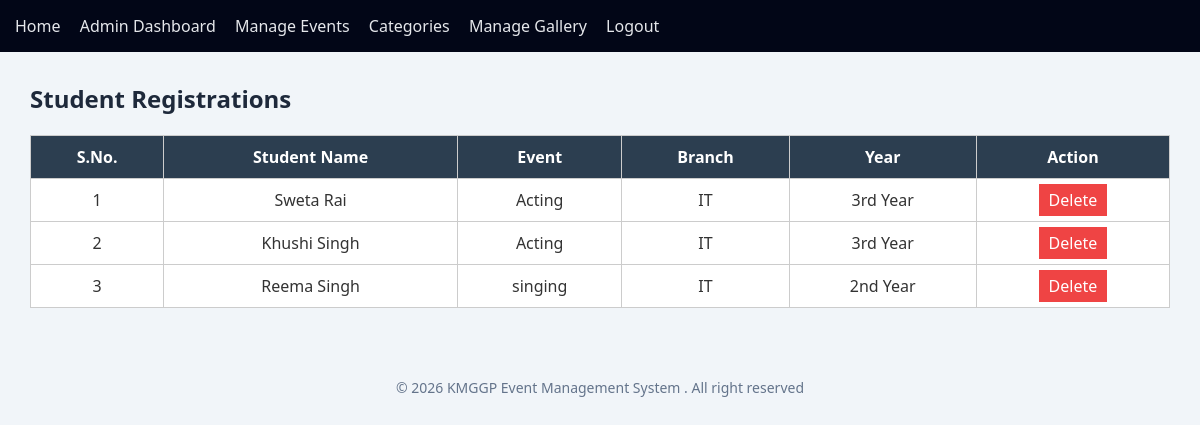
Screenshot of /view_registrations.php (signed in) with the database file from the repository.
### tables this page shows
CREATE TABLE `registrations` (
  `id` int(11) NOT NULL,
  `student_id` int(11) NOT NULL,
  `event_id` int(11) NOT NULL,
  `registered_at` timestamp NOT NULL DEFAULT current_timestamp(),
  `student_name` varchar(100) DEFAULT NULL,
  `branch` varchar(50) DEFAULT NULL,
  `year` varchar(20) DEFAULT NULL
);

CREATE TABLE `events` (
  `id` int(11) NOT NULL,
  `category_id` int(11) NOT NULL,
  `event_name` varchar(150) NOT NULL,
  `description` text DEFAULT NULL,
  `event_date` date DEFAULT NULL,
  `venue` varchar(100) DEFAULT NULL
);

### view_registrations.php (the view, shortened to what this page needs)
<?php
include("../config/db.php");
$query = mysqli_query($conn,"
SELECT registrations.id, registrations.student_name, registrations.branch, registrations.year, events.event_name
FROM registrations
JOIN events ON registrations.event_id = events.id
ORDER BY registrations.id DESC
");
?>
<?php include("../includes/header.php"); ?>
<?php include("../includes/navbar.php"); ?>
<div class="admin-box">
<h2>Student Registrations</h2>
<table class="admin-table">
<tr>
<th>S.No.</th>
<th>Student Name</th>
<th>Event</th>
<th>Branch</th>
<th>Year</th>
<th>Action</th>
</tr>
<?php
$count = 1;
if(mysqli_num_rows($query) > 0){
while($row=mysqli_fetch_assoc($query)){ ?>
<tr>
<td><?php echo $count++; ?></td>
<td><?php echo $row['student_name']; ?></td>
<td><?php echo $row['event_name']; ?></td>
<td><?php echo $row['branch']; ?></td>
<td><?php echo $row['year']; ?></td>
<td>
<a href="?delete=<?php echo $row['id']; ?>"
class="btn-danger"
onclick="return confirm('Delete this registration?')">
Delete
</a>
</td>
</tr>
<?php }
}else{ ?>
<tr>
<td colspan="6">No registrations found</td>
</tr>
<?php } ?>
</table>
</div>
<?php include("../includes/footer.php");

### header.php (shortened to what this page needs)
<!DOCTYPE html>
<html>
<head>
    <link rel="stylesheet" href="/Reemasingh/assets/css/style.css">
    <link rel="stylesheet" href="../assets/css/admin.css">
</head>
<body>

### navbar.php (shortened to what this page needs)
<div class="navbar">
    <a href="/Reemasingh/index.php">Home</a>
    <?php if(isset($_SESSION['user_id'])): ?>
        <?php if($_SESSION['role'] == 'admin'): ?>
            <a href="/Reemasingh/admin/dashboard.php">Admin Dashboard</a>
            <a href="/Reemasingh/admin/manage_events.php">Manage Events</a>
            <a href="/Reemasingh/admin/manage_categories.php">Categories</a>
            <a href="/Reemasingh/admin/manage_gallery.php">Manage Gallery</a>
        <?php endif; ?>
        <a href="/Reemasingh/logout.php">Logout</a>
    <?php else: ?>
        <a href="/Reemasingh/login.php">Login</a>
        <a href="/Reemasingh/register.php">Register</a>
    <?php endif; ?>
</div>

### footer.php (shortened to what this page needs)
<footer class="footer">
    <p>© <?php echo date("Y"); ?> KMGGP Event Management System . All right reserved</p>
</footer>
</body>
</html>

### style.css (style rules this page uses)
body { margin: 0; font-family: Arial, sans-serif; background: #f4f4f4; }
.navbar { background: #2c3e50; padding: 15px; }
.navbar a { color: white; margin-right: 15px; text-decoration: none; font-weight: bold; }
.admin-box { padding:30px; }
.admin-table { width:100%; border-collapse:collapse; margin-top:20px; }
.admin-table th, .admin-table td { border:1px solid #ccc; padding:10px; }
.btn-danger { background:red; color:#fff; padding:5px 10px; text-decoration:none; }
.navbar { background:#020617; padding:15px; }
.navbar a { color:#e5e7eb; margin-right:15px; text-decoration:none; font-weight:500; }
.footer { margin-top:40px; text-align:center; color:#94a3b8; font-size:14px; }

### admin.css (style rules this page uses)
* { margin:0; padding:0; box-sizing:border-box; font-family:'Segoe UI',sans-serif; }
body { background:#f1f5f9; color:#1e293b; }
.btn-danger { background:#ef4444; color:white; }
table { width:100%; border-collapse:collapse; }
table th { background:#2563eb; color:white; padding:12px; }
table td { padding:12px; border-bottom:1px solid #e2e8f0; text-align:center; }
.footer { margin-top:40px; text-align:center; color:#64748b; }
table { width: 100%; border-collapse: collapse; }
table th { background: #2c3e50; color: white; padding: 10px; }
table td { background: #ffffff; color: #333; padding: 10px; border: 1px solid #ddd; }

### rows the page displays
registrations: student_name "Sweta Rai", event.event_name "Acting", branch "IT", year "3rd Year"
registrations: student_name "Khushi Singh", event.event_name "Acting", branch "IT", year "3rd Year"
registrations: student_name "Reema Singh", event.event_name "singing", branch "IT", year "2nd Year"
